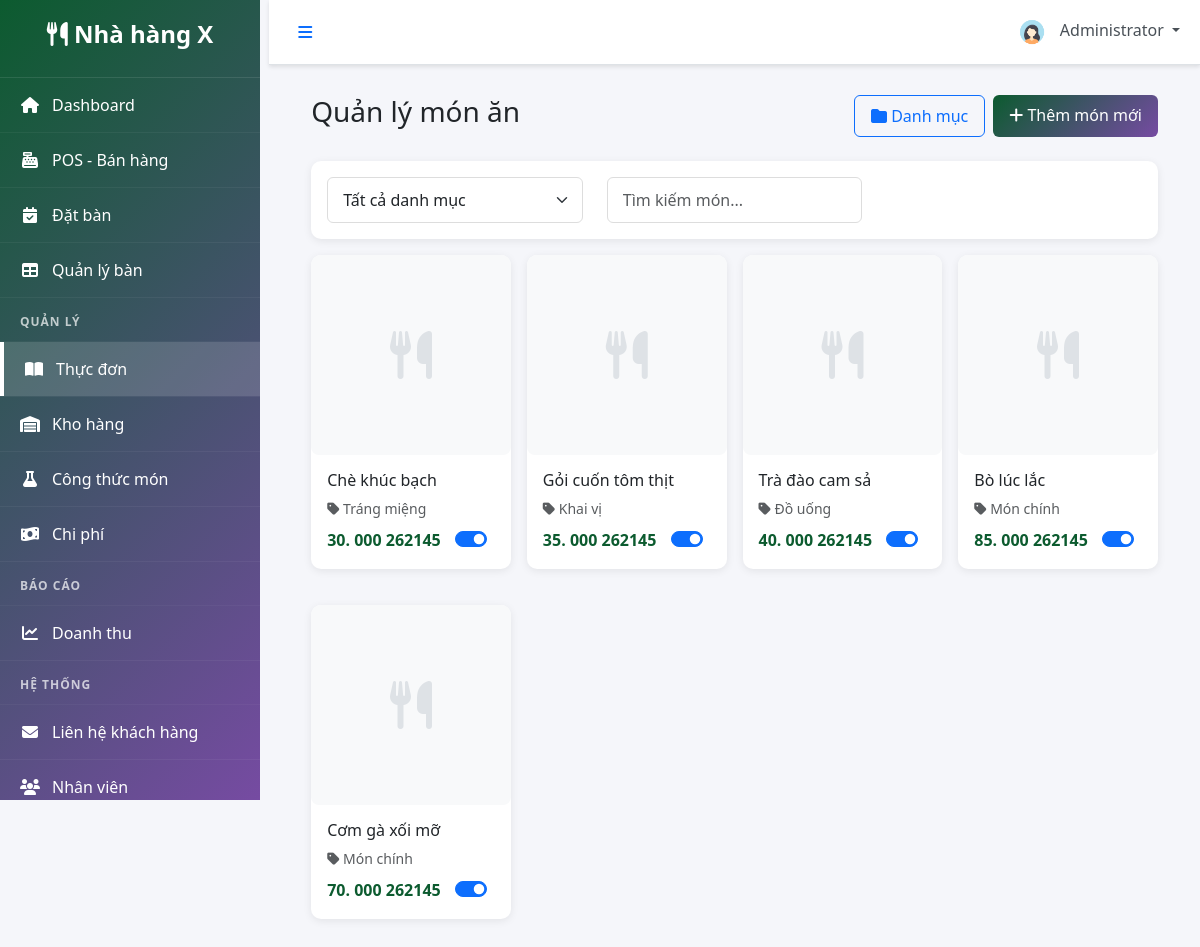
/modules/menu/items.php (signed in), run on an earlier commit of the app's database.
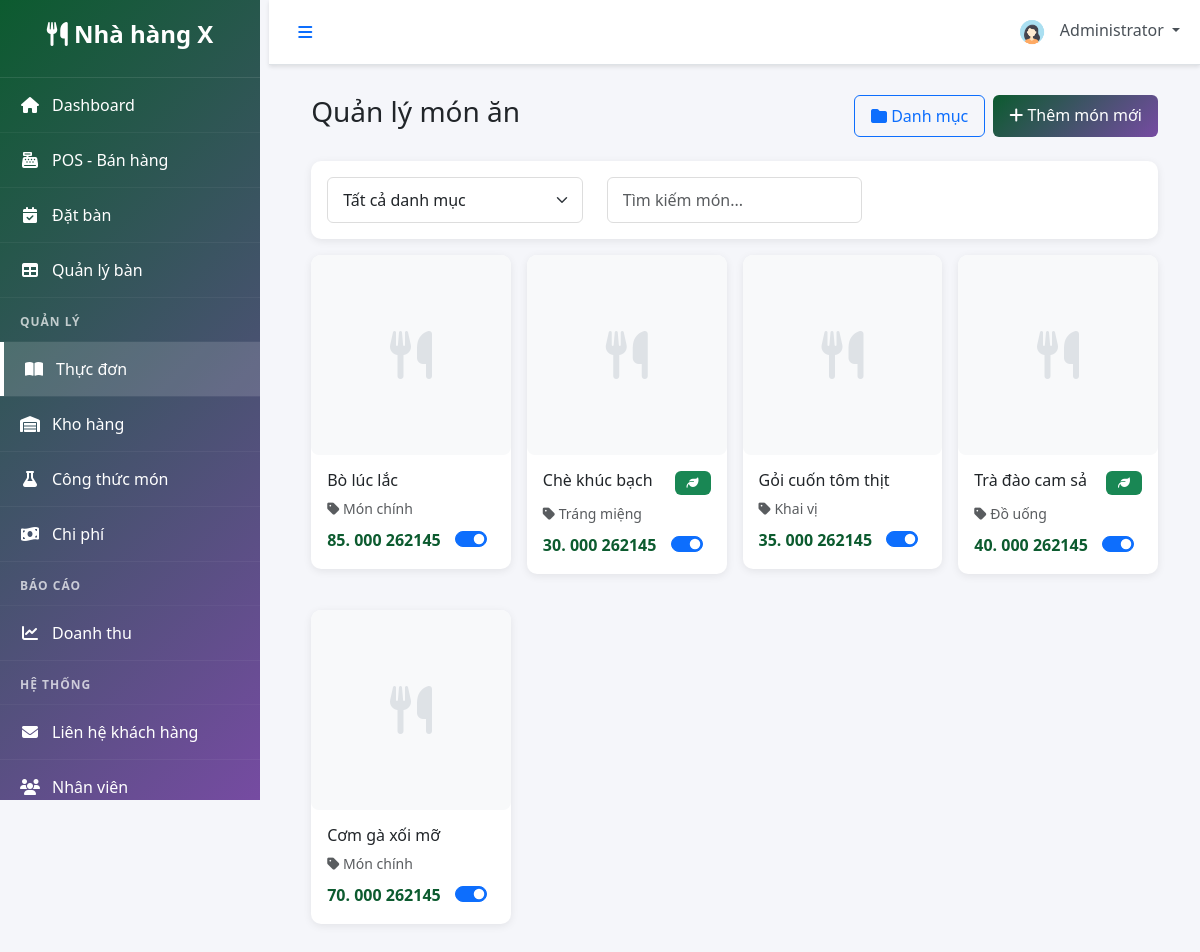
And on a later commit of the database.
### tables this page shows
CREATE TABLE `menu_items` (
  `item_id` INT UNSIGNED NOT NULL AUTO_INCREMENT,
  `category_id` INT UNSIGNED NULL,
  `item_name` VARCHAR(150) NOT NULL,
  `description` TEXT DEFAULT NULL,
  `price` DECIMAL(12,2) NOT NULL DEFAULT 0.00,
  `cost_price` DECIMAL(12,2) DEFAULT 0.00,
  `image` VARCHAR(255) DEFAULT NULL,
  `is_vegetarian` TINYINT(1) NOT NULL DEFAULT 0,
  `is_available` TINYINT(1) NOT NULL DEFAULT 1,
  `display_order` INT NOT NULL DEFAULT 0,
  `created_at` TIMESTAMP NOT NULL DEFAULT CURRENT_TIMESTAMP,
  `updated_at` TIMESTAMP NOT NULL DEFAULT CURRENT_TIMESTAMP ON UPDATE CURRENT_TIMESTAMP,
  PRIMARY KEY (`item_id`),
  KEY `idx_menu_category` (`category_id`),
  KEY `idx_menu_available` (`is_available`),
  CONSTRAINT `fk_menu_category` FOREIGN KEY (`category_id`) REFERENCES `categories`(`category_id`) ON DELETE SET NULL
);

CREATE TABLE `categories` (
  `category_id` INT UNSIGNED NOT NULL AUTO_INCREMENT,
  `category_name` VARCHAR(120) NOT NULL,
  `description` TEXT DEFAULT NULL,
  `display_order` INT NOT NULL DEFAULT 0,
  `image` VARCHAR(255) DEFAULT NULL,
  `is_active` TINYINT(1) NOT NULL DEFAULT 1,
  `created_at` TIMESTAMP NOT NULL DEFAULT CURRENT_TIMESTAMP,
  `updated_at` TIMESTAMP NOT NULL DEFAULT CURRENT_TIMESTAMP ON UPDATE CURRENT_TIMESTAMP,
  PRIMARY KEY (`category_id`),
  UNIQUE KEY `uq_category_name` (`category_name`),
  KEY `idx_category_order` (`display_order`)
);

### includes/functions.php (called while the page is built, shortened)
<?php
function formatMoney($amount) {
    return number_format($amount, 0, ',', '. ') . ' ' . CURRENCY_SYMBOL;
}
?>

### modules/menu/items.php (the view, shortened to what this page needs)
<?php
include '../../includes/header.php';
$isChef = ($_SESSION['user_role'] ?? '') === 'chef';
$query = "SELECT mi.*, c.category_name
          FROM menu_items mi
          LEFT JOIN categories c ON mi.category_id = c.category_id";
$query .= " ORDER BY mi.display_order, mi. item_name";
$stmt = $db->prepare($query);
$stmt->execute();
$items = $stmt->fetchAll(PDO:: FETCH_ASSOC);
?>
<div class="container-fluid">
    <div class="d-flex justify-content-between align-items-center mb-4">
        <h1 class="h3">Quản lý món ăn</h1>
        <?php if (!$isChef): ?>
        <div class="d-flex gap-2">
            <a href="categories.php" class="btn btn-outline-primary">
                <i class="fas fa-folder"></i> Danh mục
            </a>
            <a href="add_item.php" class="btn btn-primary">
                <i class="fas fa-plus"></i> Thêm món mới
            </a>
        </div>
        <?php endif; ?>
    </div>
    <div class="card mb-3">
        <div class="card-body">
            <div class="row align-items-center">
                <div class="col-md-4">
                    <select class="form-select" id="category-filter" onchange="filterByCategory(this.value)">
                        <option value="all">Tất cả danh mục</option>
                    </select>
                </div>
                <div class="col-md-4">
                    <input type="text" class="form-control" id="search-items" placeholder="Tìm kiếm món... ">
                </div>
            </div>
        </div>
    </div>
    <div class="row g-3">
        <?php foreach ($items as $item): ?>
        <div class="col-lg-3 col-md-4 col-sm-6">
            <div class="card menu-item-card">
                <div class="item-image">
                    <?php if ($item['image']): ?>
                        <img src="<?php echo SITE_URL . '/uploads/menu_images/' . $item['image']; ?>" alt="">
                    <?php else: ?>
                        <div class="no-image">
                            <i class="fas fa-utensils"></i>
                        </div>
                    <?php endif; ?>
                </div>
                <div class="card-body">
                    <div class="d-flex justify-content-between align-items-start mb-2">
                        <h6 class="mb-0"><?php echo htmlspecialchars($item['item_name']); ?></h6>
                        <?php if ($item['is_vegetarian']): ?>
                            <span class="badge bg-success" title="Món chay">
                                <i class="fas fa-leaf"></i>
                            </span>
                        <?php endif; ?>
                    </div>
                    <p class="text-muted small mb-2">
                        <i class="fas fa-tag"></i> <?php echo htmlspecialchars($item['category_name']); ?>
                    </p>
                    <div class="d-flex justify-content-between align-items-center">
                        <strong class="text-primary"><?php echo formatMoney($item['price']); ?></strong>
                        <div class="form-check form-switch">
                            <input class="form-check-input" type="checkbox"
                                   <?php echo $item['is_available'] ? 'checked' : ''; ?>
                                   <?php if ($isChef): ?>disabled<?php else: ?>onchange="toggleAvailability(<?php echo $item['item_id']; ?>, this.checked)"<?php endif; ?>>
                        </div>
                    </div>
                </div>
            </div>
        </div>
        <?php endforeach; ?>
    </div>
</div>
<?php include '../../includes/footer.php'; ?>

What changed in the data, as far as the page shows it:
changed menu_items "Bò lúc lắc": moves up the list
changed menu_items "Chè khúc bạch": is_vegetarian 0 → 1 (drawn)
changed menu_items "Trà đào cam sả": is_vegetarian 0 → 1 (drawn)
